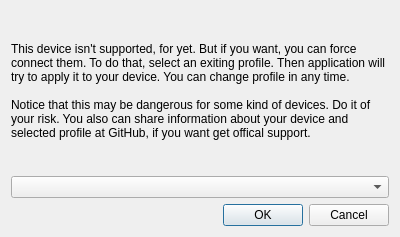
<?xml version="1.0" encoding="UTF-8"?>
<ui version="4.0">
 <class>Dialog</class>
 <widget class="QDialog" name="Dialog">
  <property name="geometry">
   <rect>
    <x>0</x>
    <y>0</y>
    <width>400</width>
    <height>237</height>
   </rect>
  </property>
  <property name="windowTitle">
   <string>Unsupported device</string>
  </property>
  <layout class="QVBoxLayout" name="verticalLayout">
   <item>
    <widget class="QLabel" name="label">
     <property name="text">
      <string>This device isn't supported, for yet. But if you want, you can force connect them. To do that, select an exiting profile. Then application will try to apply it to your device. You can change profile in any time. 

Notice that this may be dangerous for some kind of devices. Do it of your risk. You also can share information about your device and selected profile at GitHub, if you want get offical support.</string>
     </property>
     <property name="wordWrap">
      <bool>true</bool>
     </property>
    </widget>
   </item>
   <item>
    <widget class="QComboBox" name="profile_picker"/>
   </item>
   <item>
    <widget class="QDialogButtonBox" name="buttonBox">
     <property name="orientation">
      <enum>Qt::Horizontal</enum>
     </property>
     <property name="standardButtons">
      <set>QDialogButtonBox::Cancel|QDialogButtonBox::Ok</set>
     </property>
    </widget>
   </item>
  </layout>
 </widget>
 <resources/>
 <connections>
  <connection>
   <sender>buttonBox</sender>
   <signal>accepted()</signal>
   <receiver>Dialog</receiver>
   <slot>accept()</slot>
   <hints>
    <hint type="sourcelabel">
     <x>248</x>
     <y>254</y>
    </hint>
    <hint type="destinationlabel">
     <x>157</x>
     <y>274</y>
    </hint>
   </hints>
  </connection>
  <connection>
   <sender>buttonBox</sender>
   <signal>rejected()</signal>
   <receiver>Dialog</receiver>
   <slot>reject()</slot>
   <hints>
    <hint type="sourcelabel">
     <x>316</x>
     <y>260</y>
    </hint>
    <hint type="destinationlabel">
     <x>286</x>
     <y>274</y>
    </hint>
   </hints>
  </connection>
 </connections>
</ui>
